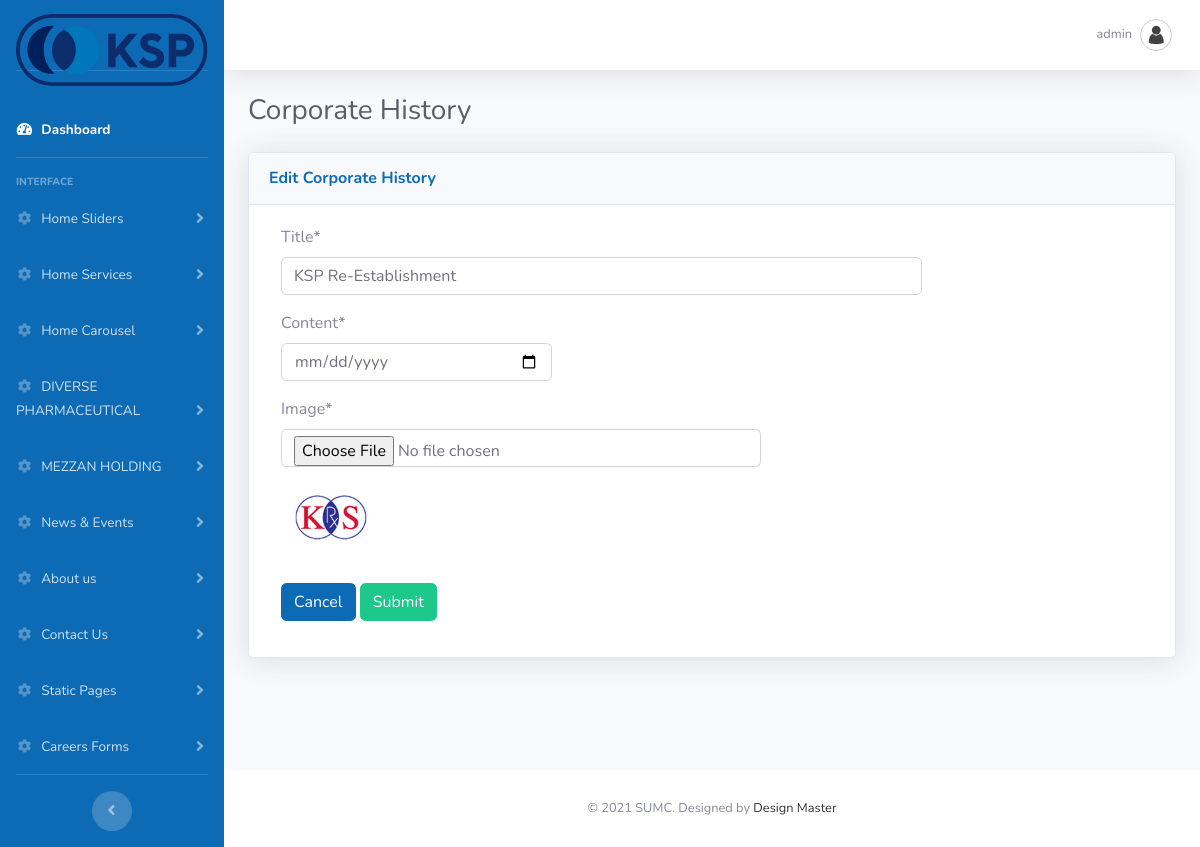
The app's page /admin/edit_corporate.php?id=1 (signed in) with its own data.
### tables this page shows
CREATE TABLE `sumc_adminuser` (
  `id` int(11) NOT NULL,
  `username` varchar(225) NOT NULL,
  `password` varchar(225) NOT NULL,
  `email` varchar(225) NOT NULL,
  `status` int(11) NOT NULL,
  `date` datetime NOT NULL
);

CREATE TABLE `sumc_coroporate` (
  `id` int(11) NOT NULL,
  `title` varchar(150) NOT NULL,
  `image` varchar(200) NOT NULL,
  `date` date NOT NULL,
  `status` tinyint(4) NOT NULL,
  `ordering` int(11) NOT NULL,
  `created_date` date NOT NULL
);

### admin/edit_corporate.php (the view, shortened to what this page needs)
<?php
include_once("connection.php");
if(isset($_REQUEST['id'])) {
$id = ($_REQUEST['id'])? $_REQUEST['id'] : 0;
}
else {
	$id = 0;
}
if($id != 0) {
$features_sql = mysqli_query($connection,"select * from sumc_coroporate where id=".$id);
$partners_result = mysqli_fetch_array($features_sql);
$title = $partners_result['title'];
$date	 = $partners_result['date'];
$image	 = $partners_result['image'];
}
?>
<!DOCTYPE html>
<html lang="en">
<head>
  <link href="vendor/fontawesome-free/css/all.min.css" rel="stylesheet" type="text/css">
  <link href="css/admin.css" rel="stylesheet">
</head>
<body id="page-top">
  <div id="wrapper">
    <?php
	include_once('header.php');
	?>
        <div class="container-fluid">
          <div class="d-sm-flex align-items-center justify-content-between mb-4">
               <h1 class="h3 mb-0 text-gray-800">Corporate History </h1>
              </div>
          <div class="row">
            <div class="col-lg-12 mb-12">
              <div class="card shadow mb-8">
                <div class="card-header py-3">
                    <h6 class="m-0 font-weight-bold text-primary">Edit Corporate History</h6>
                    </div>
                <div class="card-body">
                    <form action="" method="post" enctype="multipart/form-data" data-parsley-validate class="form-horizontal form-label-left">
					<div class="form-group">
                        <label class="control-label col-md-3 col-sm-3 col-xs-12" for="last-name">Title<span class="required">*</span>
                        </label>
						<div class="col-md-9 col-sm-9 col-xs-12">
							<input type="text" name="title" id="partner_name" class="form-control" required="required" value= "<?php echo $title; ?>">
						</div>
                      </div>
					<div class="form-group">
                        <label class="control-label col-md-3 col-sm-3 col-xs-12" for="last-name">Content<span class="required">*</span>
                        </label>
						<div class="col-md-4 col-sm-4 col-xs-6">
							<input type="date" name="date" id="partner_name" class="form-control" required="required" value= "<?php echo $date; ?>">
						</div>
                    </div>
					 	<div class="form-group">
                        <label class="control-label col-md-3 col-sm-3 col-xs-12" for="last-name">Image<span class="required">*</span>
                        </label>
						<div class="col-md-9 col-sm-9 col-xs-12">
							<input type="file" name="image" accept="image/*" id="partner_image" <?php if($image == "") { ?> required="required" <?php } ?> class="form-control" style="width: 480px;">
							<?php
								if($image != "") {
								?>
								<img src="../<?php echo $image; ?>" width="100" height="100" />
								<?php
								}
							?>
						</div>
                      </div>
                      <div class="form-group">
                        <div class="col-md-6 col-sm-6 col-xs-12 col-md-offset-3">
						<a href="corporatelist.php" class="btn btn-primary">Cancel</a>
                          <button type="submit" name="submit" class="btn btn-success">Submit</button>
                        </div>
                      </div>
                    </form>
                  </div>
                </div>
              </div>
            </div>
          </div>
        </div>
<?php include "footer.php" ?>

### admin/header.php (shortened to what this page needs)
<?php
include_once("connection.php");
	if(isset($_SESSION['SESS_MEMBER_ID'])) {
	$loginid = $_SESSION['SESS_MEMBER_ID'];
	$user_query = mysqli_query($connection,"SELECT * from sumc_adminuser where id=$loginid");
	$user_res = mysqli_fetch_array($user_query);
	}
	else {
		header("Location:index.php");
	}
?>
    <link rel="stylesheet" type="text/css" href="https://cdnjs.cloudflare.com/ajax/libs/bootstrap-datepicker/1.5.0/css/bootstrap-datepicker.standalone.css" />
    <link rel="stylesheet" type="text/css" href="js/jquery.timepicker.css" />
    <link rel="stylesheet" type="text/css" href="js/jquery.ptTimeSelect.css" />
    <link rel="stylesheet" href="https://ajax.googleapis.com/ajax/libs/jqueryui/1.7.2/themes/ui-lightness/jquery-ui.css" type="text/css" media="all" />
<ul class="navbar-nav bg-gradient-secondary sidebar sidebar-dark accordion" id="accordionSidebar">
      <a class="sidebar-brand d-flex align-items-center justify-content-center" href="dashboard.php">
       <div class="sidebar-brand-text" style="padding-top:30px;">
           <img src="../images/kspic-logo.svg" height="150%" width="100%" />
	   </div>
     </a>
     <li class="nav-item active">
      <a class="nav-link" href="dashboard.php">
        <i class="fas fa-fw fa-tachometer-alt"></i>
        <span>Dashboard</span></a>
      </li>
      <hr class="sidebar-divider">
      <div class="sidebar-heading">
        Interface
      </div>
      <li class="nav-item">
        <a class="nav-link collapsed" href="#" data-toggle="collapse" data-target="#collapseOne" aria-expanded="true" aria-controls="collapseOne">
          <i class="fas fa-fw fa-cog"></i>
          <span>Home Sliders</span>
        </a>
      </li>
	  <li class="nav-item">
        <a class="nav-link collapsed" href="#" data-toggle="collapse" data-target="#collapseTwo" aria-expanded="true" aria-controls="collapseTwo">
          <i class="fas fa-fw fa-cog"></i>
          <span>Home Services</span>
        </a>
      </li>
      <li class="nav-item">
        <a class="nav-link collapsed" href="#" data-toggle="collapse" data-target="#collapseThree" aria-expanded="true" aria-controls="collapseThree">
          <i class="fas fa-fw fa-cog"></i>
          <span>Home Carousel</span>
        </a>
      </li>
<li class="nav-item">
        <a class="nav-link collapsed" href="#" data-toggle="collapse" data-target="#collapseNine" aria-expanded="true" aria-controls="collapseFour">
          <i class="fas fa-fw fa-cog"></i>
          <span>DIVERSE PHARMACEUTICAL</span>
        </a>
      </li>
      <li class="nav-item">
        <a class="nav-link collapsed" href="#" data-toggle="collapse" data-target="#collapseTen" aria-expanded="true" aria-controls="collapseten">
          <i class="fas fa-fw fa-cog"></i>
          <span>MEZZAN HOLDING</span>
        </a>
      </li>
<li class="nav-item">
        <a class="nav-link collapsed" href="#" data-toggle="collapse" data-target="#collapseFour" aria-expanded="true" aria-controls="collapseFour">
          <i class="fas fa-fw fa-cog"></i>
          <span>News & Events</span>
        </a>
      </li>
<li class="nav-item">
        <a class="nav-link collapsed" href="#" data-toggle="collapse" data-target="#collapseFive" aria-expanded="true" aria-controls="collapseFive">
          <i class="fas fa-fw fa-cog"></i>
          <span>About us</span>
        </a>
      </li>
<li class="nav-item">
        <a class="nav-link collapsed" href="#" data-toggle="collapse" data-target="#collapseEight" aria-expanded="true" aria-controls="collapseEight">
          <i class="fas fa-fw fa-cog"></i>
          <span>Contact Us</span>
        </a>
      </li>
<li class="nav-item">
        <a class="nav-link collapsed" href="#" data-toggle="collapse" data-target="#collapseSix" aria-expanded="true" aria-controls="collapseSix">
          <i class="fas fa-fw fa-cog"></i>
          <span>Static Pages</span>
        </a>
      </li>
<li class="nav-item">
        <a class="nav-link collapsed" href="#" data-toggle="collapse" data-target="#collapseSeven" aria-expanded="true" aria-controls="collapseSeven">
          <i class="fas fa-fw fa-cog"></i>
          <span>Careers Forms</span>
        </a>
      </li>
          <hr class="sidebar-divider d-none d-md-block">
          <div class="text-center d-none d-md-inline">
            <button class="rounded-circle border-0" id="sidebarToggle"></button>
          </div>
        </ul>
        <div id="content-wrapper" class="d-flex flex-column">
          <div id="content">
            <nav class="navbar navbar-expand navbar-light bg-white topbar mb-4 static-top shadow">
          <ul class="navbar-nav ml-auto">
            <li class="nav-item dropdown no-arrow">
              <a class="nav-link dropdown-toggle" href="#" id="userDropdown" role="button" data-toggle="dropdown" aria-haspopup="true" aria-expanded="false">
                <span class="mr-2 d-none d-lg-inline text-gray-600 small"><?php echo $user_res['username']; ?></span>
                <img class="img-profile rounded-circle" src="img/user.png">
              </a>
            </li>
          </ul>
        </nav>

### records on screen
sumc_adminuser: username "admin"
sumc_coroporate: title "KSP Re-Establishment", image (picture)
